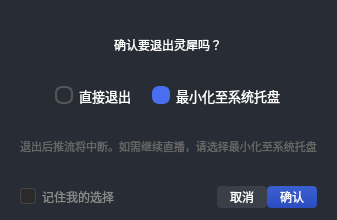
<?xml version="1.0" encoding="UTF-8"?>
<ui version="4.0">
	<class>ExitDialog</class>
	<widget class="QDialog" name="ExitDialog">
		<property name="geometry">
			<rect>
				<x>0</x>
				<y>0</y>
				<width>320</width>
				<height>220</height>
			</rect>
		</property>
		<property name="windowTitle">
			<string>退出提示</string>
		</property>
		<property name="styleSheet">
			<string notr="true">QDialog { background-color: #282C34; border-radius: 8px; }
QWidget { background-color: #282C34; color: #ffffff; }
QLabel { background-color: transparent; color: #ffffff; }
QRadioButton { background-color: transparent; color: #ffffff; font-size: 13px; spacing: 6px; }
QRadioButton::indicator { width: 14px; height: 14px; border: 2px solid #555555; border-radius: 7px; background-color: transparent; }
QRadioButton::indicator:hover { border-color: #4a6ef0; }
QRadioButton::indicator:checked { background-color: #4a6ef0; border-color: #4a6ef0; }
QCheckBox { background-color: transparent; color: #888888; font-size: 12px; }
QCheckBox::indicator { width: 14px; height: 14px; border: 1px solid #444444; border-radius: 3px; background-color: #2a2a2a; }
QCheckBox::indicator:hover { border-color: #4a6ef0; }
QCheckBox::indicator:checked { background-color: #4a6ef0; border-color: #4a6ef0; }
QPushButton { border-radius: 4px; font-size: 12px; }
QPushButton#pushButton_cancel { background-color: #3a3f4a; color: #ffffff; min-width: 50px; min-height: 22px; border: none; }
QPushButton#pushButton_cancel:hover { background-color: #4a5060; }
QPushButton#pushButton_confirm { background: qlineargradient(x1:0,y1:0,x2:0,y2:1, stop:0 #3a5fd0, stop:1 #2a4ec0); color: #ffffff; min-width: 50px; min-height: 22px; border: none; }
QPushButton#pushButton_confirm:hover { background: qlineargradient(x1:0,y1:0,x2:0,y2:1, stop:0 #4a6ff0, stop:1 #3a5fe0); }</string>
		</property>
		<layout class="QVBoxLayout" name="verticalLayout">
			<property name="spacing">
				<number>12</number>
			</property>
			<property name="leftMargin">
				<number>20</number>
			</property>
			<property name="topMargin">
				<number>16</number>
			</property>
			<property name="rightMargin">
				<number>20</number>
			</property>
			<property name="bottomMargin">
				<number>12</number>
			</property>
			<item alignment="Qt::AlignHCenter">
				<widget class="QLabel" name="label_title">
					<property name="text">
						<string>确认要退出灵犀吗？</string>
					</property>
					<property name="font">
						<font pointSize="14" weight="bold"/>
					</property>
					<property name="alignment">
						<set>Qt::AlignCenter</set>
					</property>
				</widget>
			</item>
			<item>
				<layout class="QHBoxLayout" name="horizontalLayout_radio">
					<property name="spacing">
						<number>20</number>
					</property>
					<property name="leftMargin">
						<number>0</number>
					</property>
					<property name="topMargin">
						<number>0</number>
					</property>
					<property name="rightMargin">
						<number>0</number>
					</property>
					<property name="bottomMargin">
						<number>0</number>
					</property>
					<property name="alignment">
						<set>Qt::AlignHCenter</set>
					</property>
					<item>
						<widget class="QRadioButton" name="radioButton_exit">
							<property name="text">
								<string>直接退出</string>
							</property>
							<property name="checked">
								<bool>false</bool>
							</property>
						</widget>
					</item>
					<item>
						<widget class="QRadioButton" name="radioButton_minimize">
							<property name="text">
								<string>最小化至系统托盘</string>
							</property>
							<property name="checked">
								<bool>true</bool>
							</property>
						</widget>
					</item>
				</layout>
			</item>
			<item alignment="Qt::AlignHCenter">
				<widget class="QLabel" name="label_tip">
					<property name="text">
						<string>退出后推流将中断。如需继续直播，请选择最小化至系统托盘</string>
					</property>
					<property name="styleSheet">
						<string notr="true">color: #666666; font-size: 11px;</string>
					</property>
					<property name="alignment">
						<set>Qt::AlignCenter</set>
					</property>
				</widget>
			</item>
			<item>
				<layout class="QHBoxLayout" name="horizontalLayout_bottom">
					<property name="spacing">
						<number>0</number>
					</property>
					<property name="leftMargin">
						<number>0</number>
					</property>
					<property name="topMargin">
						<number>0</number>
					</property>
					<property name="rightMargin">
						<number>0</number>
					</property>
					<property name="bottomMargin">
						<number>0</number>
					</property>
					<item alignment="Qt::AlignLeft|Qt::AlignVCenter">
						<widget class="QCheckBox" name="checkBox_remember">
							<property name="text">
								<string>记住我的选择</string>
							</property>
						</widget>
					</item>
					<item>
						<spacer name="horizontalSpacer_buttons">
							<property name="orientation">
								<enum>Qt::Horizontal</enum>
							</property>
							<property name="sizeHint" stdset="0">
								<size>
									<width>16</width>
									<height>20</height>
								</size>
							</property>
						</spacer>
					</item>
					<item>
						<widget class="QPushButton" name="pushButton_cancel">
							<property name="text">
								<string>取消</string>
							</property>
						</widget>
					</item>
					<item>
						<widget class="QPushButton" name="pushButton_confirm">
							<property name="text">
								<string>确认</string>
							</property>
						</widget>
					</item>
				</layout>
			</item>
		</layout>
	</widget>
	<resources/>
	<connections/>
</ui>
